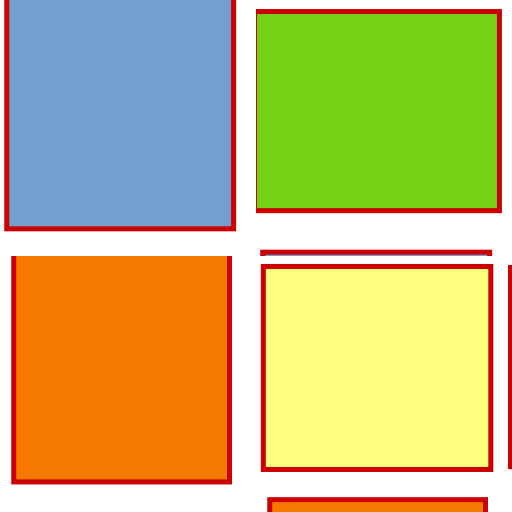

This game map was drawn from its Tiled (.tmx) file and the tilesets committed beside it. A one-line description and the trimmed map source follow:
An orthogonal 8x8 tile map with 64x64 px tiles, 1 tile layer (Kachelebene 1).

<map version="1.4" tiledversion="1.4.3" orientation="orthogonal" renderorder="right-down" width="8" height="8" tilewidth="64" tileheight="64" infinite="0" nextlayerid="2" nextobjectid="1">
 <tileset firstgid="1" source="Test512.tsx" />
 <layer id="1" name="Kachelebene 1" width="8" height="8">
  <data>[64 cells, 4 non-empty, 4 distinct tile ids]</data>
 </layer>
</map>
